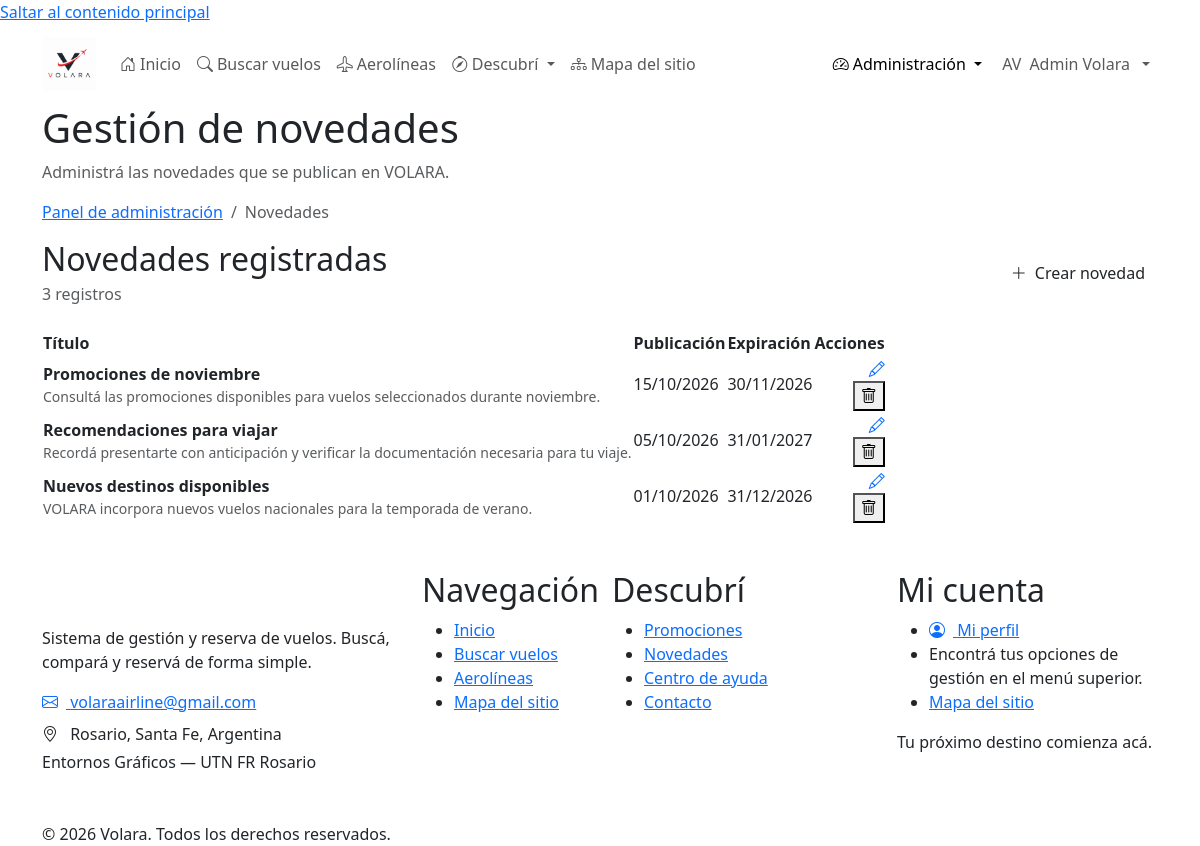
The app's page /Pages/Admin/novedades/index.php (signed in) with its own data.
### tables this page shows
CREATE TABLE usuarios (
    codUsuario INT UNSIGNED AUTO_INCREMENT,

    nombre VARCHAR(80) NOT NULL,
    apellido VARCHAR(80) NOT NULL,
    mail VARCHAR(150) NOT NULL,
    clave VARCHAR(255) NOT NULL,
    telefono VARCHAR(30) DEFAULT NULL,

    tipoUsuario ENUM(
        'administrador',
        'ceo aerolínea',
        'usuario'
    ) NOT NULL DEFAULT 'usuario',

    codAerolinea INT UNSIGNED DEFAULT NULL,

    estadoUsuario ENUM(
        'pendiente de validación',
        'pendiente de autorización',
        'activo',
        'rechazado'
    ) NOT NULL DEFAULT 'pendiente de validación',

    tokenValidacion VARCHAR(128) DEFAULT NULL,
    tokenRecuperacion VARCHAR(128) DEFAULT NULL,
    vencimientoToken DATETIME DEFAULT NULL,

    fechaCreacion DATETIME NOT NULL DEFAULT CURRENT_TIMESTAMP,
    fechaActualizacion DATETIME NOT NULL DEFAULT CURRENT_TIMESTAMP
        ON UPDATE CURRENT_TIMESTAMP,

    PRIMARY KEY (codUsuario),

    UNIQUE KEY uk_usuario_mail (mail),
    UNIQUE KEY uk_usuario_token_validacion (tokenValidacion),
    UNIQUE KEY uk_usuario_token_recuperacion (tokenRecuperacion),

    KEY idx_usuario_tipo (tipoUsuario),
    KEY idx_usuario_estado (estadoUsuario),
    KEY idx_usuario_aerolinea (codAerolinea),

    CONSTRAINT fk_usuario_aerolinea
        FOREIGN KEY (codAerolinea)
        REFERENCES aerolineas(codAerolinea)
        ON UPDATE CASCADE
        ON DELETE RESTRICT

);

CREATE TABLE novedades (
    codNovedad INT UNSIGNED AUTO_INCREMENT,

    titulo VARCHAR(200) NOT NULL,
    texto TEXT NOT NULL,

    fechaPublicacion DATE NOT NULL,
    fechaExpiracion DATE NOT NULL,

    fechaCreacion DATETIME NOT NULL DEFAULT CURRENT_TIMESTAMP,
    fechaActualizacion DATETIME NOT NULL DEFAULT CURRENT_TIMESTAMP
        ON UPDATE CURRENT_TIMESTAMP,

    PRIMARY KEY (codNovedad),

    KEY idx_novedad_publicacion (fechaPublicacion),
    KEY idx_novedad_expiracion (fechaExpiracion),

    CONSTRAINT chk_novedad_fechas
        CHECK (fechaExpiracion > fechaPublicacion)

);

### Pages/Admin/novedades/index.php (the view, shortened to what the rows shown need)
<?php
require_once __DIR__ . '/../../../Includes/functions.php';
$baseUrl = rtrim(BASE_URL, '/');
$urlListado = $baseUrl . '/Pages/Admin/novedades/index.php';
$errores = [];
$novedades = [];
$conexion = null;
$paginaSolicitada = max(1, (int) ($_GET['pagina'] ?? 1));
$porPagina = 10;
try {
    if ($conexion === null) {
        $conexion = conectarDB();
    }
    $stmtCount = $conexion->query('SELECT COUNT(*) AS total FROM novedades');
    $total = (int) $stmtCount->fetchColumn();
    $paginacion = paginar($total, $porPagina, $paginaSolicitada);
    $stmtListado = $conexion->prepare(
        'SELECT codNovedad, titulo, texto, fechaPublicacion, fechaExpiracion
         FROM novedades
         ORDER BY fechaPublicacion DESC, codNovedad DESC
         LIMIT :limite OFFSET :offset'
    );
    $stmtListado->bindValue(':limite', $porPagina, PDO::PARAM_INT);
    $stmtListado->bindValue(':offset', $paginacion['offset'], PDO::PARAM_INT);
    $stmtListado->execute();
    $novedades = $stmtListado->fetchAll(PDO::FETCH_ASSOC);
} catch (PDOException $e) {
    error_log('VOLARA novedades: error al cargar listado: ' . $e->getMessage());
    $errores[] = 'No se pudieron cargar las novedades. Verificá la conexión con la base de datos.';
    $novedades = [];
}
require_once __DIR__ . '/../../../Includes/header.php';
require_once __DIR__ . '/../../../Includes/navbar.php';
?>
<main id="contenido-principal" class="management-page" tabindex="-1">
    <section class="page-header">
        <div class="container">
            <h1>Gestión de novedades</h1>
        </div>
    </section>
    <section class="section">
        <div class="container">
            <div class="d-flex flex-column flex-md-row justify-content-between align-items-md-center gap-3 mb-4">
                <div>
                    <h2 class="section-title mb-1">Novedades registradas</h2>
                </div>
            </div>
            <?php if ($novedades): ?>
                <div class="volara-table-responsive" role="region" aria-label="Listado de novedades" tabindex="0">
                    <table class="volara-table">
                        <thead>
                            <tr>
                                <th scope="col">Título</th>
                                <th scope="col">Publicación</th>
                                <th scope="col">Expiración</th>
                                <th scope="col" class="text-end">Acciones</th>
                            </tr>
                        </thead>
                        <tbody>
                            <?php foreach ($novedades as $novedad): ?>
                                <tr>
                                    <td>
                                        <strong><?= $escapar($novedad['titulo'] ?? '') ?></strong>
                                        <?php if (!empty($novedad['texto'])): ?>
                                            <small class="d-block text-muted">
                                                <?= $escapar(function_exists('mb_strimwidth')
                                                    ? mb_strimwidth((string) $novedad['texto'], 0, 100, '…', 'UTF-8')
                                                    : substr((string) $novedad['texto'], 0, 100)) ?>
                                            </small>
                                        <?php endif; ?>
                                    </td>
                                    <td>
                                        <?php
                                        $fechaPublicacion = !empty($novedad['fechaPublicacion'])
                                            ? strtotime((string) $novedad['fechaPublicacion'])
                                            : false;
                                        echo $fechaPublicacion !== false
                                            ? $escapar(date('d/m/Y', $fechaPublicacion))
                                            : '—';
                                        ?>
                                    </td>
                                    <td>
                                        <?php
                                        $fechaExpiracion = !empty($novedad['fechaExpiracion'])
                                            ? strtotime((string) $novedad['fechaExpiracion'])
                                            : false;
                                        echo $fechaExpiracion !== false
                                            ? $escapar(date('d/m/Y', $fechaExpiracion))
                                            : '—';
                                        ?>
                                    </td>
                                    <td class="text-end">
                                        <div class="table-actions justify-content-end">
                                            <a
                                                class="table-action-btn"
                                                href="<?= $escapar($baseUrl . '/Pages/Admin/novedades/editar.php?cod=' . (int) $novedad['codNovedad']) ?>"
                                                aria-label="Editar <?= $escapar($novedad['titulo'] ?? '') ?>"
                                                title="Editar"
                                            >
                                                <i class="bi bi-pencil" aria-hidden="true"></i>
                                            </a>
                                            <form
                                                method="POST"
                                                action="<?= $escapar($urlListado) ?>"
                                                onsubmit="return confirm('¿Seguro que querés eliminar esta novedad? Esta acción no se puede deshacer.');"
                                            >
                                                <button
                                                    type="submit"
                                                    class="table-action-btn danger"
                                                    aria-label="Eliminar <?= $escapar($novedad['titulo'] ?? '') ?>"
                                                    title="Eliminar"
                                                >
                                                    <i class="bi bi-trash" aria-hidden="true"></i>
                                                </button>
                                            </form>
                                        </div>
                                    </td>
                                </tr>
                            <?php endforeach; ?>
                        </tbody>
                    </table>
                </div>
            <?php endif; ?>
        </div>
    </section>
</main>
<?php require_once __DIR__ . '/../../../Includes/footer.php'; ?>

### Includes/navbar.php (shortened to what the rows shown need)
<?php
require_once __DIR__ . '/functions.php';
$baseUrl = rtrim(BASE_URL, '/');
$escapar = static function ($valor): string {
    return htmlspecialchars(
        (string) $valor,
        ENT_QUOTES,
        'UTF-8'
    );
};
$estaLogueado = !empty($_SESSION['codUsuario']);
$usuario = [];
if ($estaLogueado && function_exists('usuarioActual')) {
    $datosUsuario = usuarioActual();
    if (is_array($datosUsuario)) {
        $usuario = $datosUsuario;
    }
}
$rolUsuario = trim((string) ($usuario['rol'] ?? ''));
if ($rolUsuario === '') {
    $rolUsuario = trim((string) (
        $usuario['tipoUsuario']
        ?? $_SESSION['tipoUsuario']
        ?? $_SESSION['rol']
        ?? ''
    ));
}
$rolUsuario = function_exists('mb_strtolower')
    ? mb_strtolower($rolUsuario, 'UTF-8')
    : strtolower($rolUsuario);
$rolNormalizado = strtr($rolUsuario, [
    'á' => 'a',
    'é' => 'e',
    'í' => 'i',
    'ó' => 'o',
    'ú' => 'u',
    'ü' => 'u',
]);
$esAdmin = in_array(
    $rolNormalizado,
    ['admin', 'administrador'],
    true
);
$nombreUsuario = trim((string) (
    $usuario['nombre']
    ?? $_SESSION['nombre']
    ?? ''
));
$apellidoUsuario = trim((string) (
    $usuario['apellido']
    ?? $_SESSION['apellido']
    ?? ''
));
$nombreMostrar = trim($nombreUsuario . ' ' . $apellidoUsuario);
$primeraInicial = function_exists('mb_substr')
    ? mb_substr($nombreUsuario, 0, 1, 'UTF-8')
    : substr($nombreUsuario, 0, 1);
$segundaInicial = function_exists('mb_substr')
    ? mb_substr($apellidoUsuario, 0, 1, 'UTF-8')
    : substr($apellidoUsuario, 0, 1);
$iniciales = $primeraInicial . $segundaInicial;
$iniciales = function_exists('mb_strtoupper')
    ? mb_strtoupper($iniciales, 'UTF-8')
    : strtoupper($iniciales);
$rutaActual = parse_url(
    $_SERVER['REQUEST_URI'] ?? '',
    PHP_URL_PATH
) ?: '';
$rutaNormalizada = strtolower(str_replace('\\', '/', $rutaActual));
$esPaginaAdmin = str_contains($rutaNormalizada, '/pages/admin/');
$claseActiva = static function (bool $condicion): string {
    return $condicion ? ' active' : '';
};
?>
<nav class="navbar navbar-expand-xl volara-navbar" aria-label="Navegación principal">
    <div class="container">
        <div class="collapse navbar-collapse" id="volaraNav">
            <ul class="navbar-nav ms-auto align-items-xl-center gap-xl-1">
                <?php if ($estaLogueado): ?>
                    <?php if ($esAdmin): ?>
                        <li class="nav-item dropdown">
                            <a class="nav-link dropdown-toggle<?= $claseActiva($esPaginaAdmin) ?>" href="#" role="button" data-bs-toggle="dropdown" aria-expanded="false">
                                <i class="bi bi-speedometer2 me-1" aria-hidden="true"></i>Administración
                            </a>
                        </li>
                    <?php endif; ?>
                    <li class="nav-item dropdown user-menu">
                        <a class="nav-link dropdown-toggle d-flex align-items-center gap-2" href="#" role="button" data-bs-toggle="dropdown" aria-expanded="false">
                            <span class="user-avatar" aria-hidden="true"><?= $escapar($iniciales) ?></span>
                            <span class="user-name"><?= $escapar($nombreMostrar !== '' ? $nombreMostrar : 'Mi cuenta') ?></span>
                        </a>
                    </li>
                <?php endif; ?>
            </ul>
        </div>
    </div>
</nav>

### records on screen
usuarios: $escapar($iniciales) "AV", nombre+apellido "Admin Volara"
novedades: titulo "Promociones de noviembre", texto "Consultá las promociones disponibles para vuelos seleccionados durante noviembre.", fechaPublicacion "15/10/2026", fechaExpiracion "30/11/2026"
novedades: titulo "Recomendaciones para viajar", texto "Recordá presentarte con anticipación y verificar la documentación necesaria para tu viaje.", fechaPublicacion "05/10/2026", fechaExpiracion "31/01/2027"
novedades: titulo "Nuevos destinos disponibles", texto "VOLARA incorpora nuevos vuelos nacionales para la temporada de verano.", fechaPublicacion "01/10/2026", fechaExpiracion "31/12/2026"

### other values on screen
$total "3"
